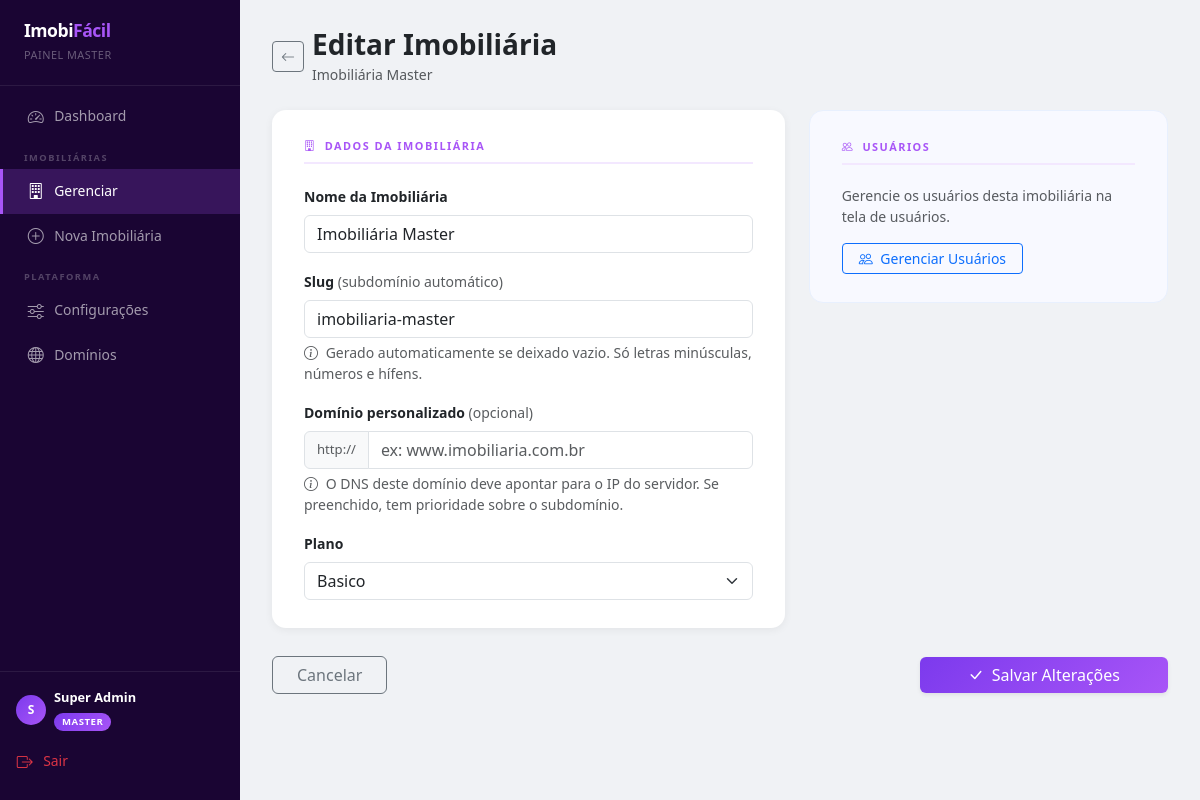
Screenshot of /superadmin/imobiliarias/1/editar (signed in) with the database file from the repository.
### app/models.py (models this page shows, shortened)
class SuperAdmin(db.Model, UserMixin):
    __tablename__ = 'superadmins'
    id         = db.Column(db.Integer, primary_key=True)
    nome       = db.Column(db.String(100), nullable=False)
    email      = db.Column(db.String(120), unique=True, nullable=False)
    senha_hash = db.Column(db.String(256))
    criado_em  = db.Column(db.DateTime, default=datetime.utcnow)
    @property
    def is_superadmin(self):
        return True

class Imobiliaria(db.Model):
    __tablename__ = 'imobiliarias'
    id         = db.Column(db.Integer, primary_key=True)
    nome       = db.Column(db.String(100), nullable=False)
    dominio    = db.Column(db.String(100), unique=True, nullable=False)
    api_token  = db.Column(db.String(100), unique=True, nullable=False)
    ativo                 = db.Column(db.Boolean, default=True)
    plano                 = db.Column(db.String(30),  default='basico')
    criado_em             = db.Column(db.DateTime,    default=datetime.utcnow)
    slug                  = db.Column(db.String(80),  unique=True)   # ex: "imob-master" → imob-master.imobifacil.com
    dominio_personalizado = db.Column(db.String(255))                # ex: "www.imobiliaria.com.br"
    tema_ativo     = db.Column(db.String(50),  default='clean')
    logo_url       = db.Column(db.String(255))
    whatsapp       = db.Column(db.String(20))
    layout_banner  = db.Column(db.String(20),  default='fullscreen')
    layout_busca   = db.Column(db.String(20),  default='abaixo')
    layout_grid    = db.Column(db.String(5),   default='3')
    layout_logo    = db.Column(db.String(20),  default='esquerda')
    email_contato      = db.Column(db.String(120))   # recebe leads/mensagens
    email_exibicao     = db.Column(db.String(120))   # exibido no site
    telefone           = db.Column(db.String(30))    # telefone fixo no rodapé
    slogan             = db.Column(db.String(200))   # texto do rodapé/hero
    ordenacao_imoveis  = db.Column(db.String(20),  default='recentes')  # recentes|destaque|preco_asc|preco_desc
    imoveis_por_pagina = db.Column(db.Integer,     default=9)
    usuarios     = db.relationship('Usuario',    backref='imobiliaria', lazy=True)
    imoveis      = db.relationship('Imovel',     backref='imobiliaria', lazy=True)
    tipos_imovel = db.relationship('TipoImovel', backref='imobiliaria', lazy=True)
    leads        = db.relationship('Lead',       backref='imobiliaria', lazy=True)
    banners      = db.relationship('BannerSite', backref='imobiliaria', lazy=True,
                                   order_by='BannerSite.ordem')
    paginas      = db.relationship('PaginaSite', backref='imobiliaria', lazy=True,
                                   order_by='PaginaSite.ordem')
    menu_links   = db.relationship('MenuLink',   backref='imobiliaria', lazy=True,
                                   order_by='MenuLink.ordem')
    pessoas      = db.relationship('Pessoa',     backref='imobiliaria', lazy=True)

### app/superadmin/routes.py (the view, shortened to what this page needs)
@superadmin_bp.route('/imobiliarias/<int:id>/editar', methods=['GET', 'POST'])
@superadmin_required
def editar_imobiliaria(id):
    imob = Imobiliaria.query.get_or_404(id)
    return render_template('superadmin/form_imobiliaria.html',
                           planos=PLANOS, form=imob, imob=imob, editando=True,
                           base_domain=current_app.config.get('BASE_DOMAIN',''))

### app/__init__.py (called while the page is built)
def _resolver_imobiliaria(host, app):
    from .models import Imobiliaria
    base = app.config.get('BASE_DOMAIN', '').strip().lower()
    host_sem_www = host[4:] if host.startswith('www.') else host
    imob = (
        Imobiliaria.query.filter(
            Imobiliaria.dominio_personalizado.in_([host, host_sem_www]),
            Imobiliaria.ativo == True          # noqa: E712
        ).first()
    )
    if imob:
        return imob
    if base and host.endswith(f'.{base}'):
        slug = host[:-(len(base) + 1)]
        if slug and slug != 'www':
            imob = Imobiliaria.query.filter_by(slug=slug, ativo=True).first()
            if imob:
                return imob
    imob = Imobiliaria.query.filter_by(dominio=host, ativo=True).first()
    return imob

@login_manager.user_loader
def load_user(user_id):
    user_id = str(user_id)
    if user_id.startswith('sa:'):
        from .models import SuperAdmin
        return SuperAdmin.query.get(int(user_id[3:]))
    from .models import Usuario
    return Usuario.query.get(int(user_id))

### app/superadmin/routes.py (called while the page is built)
def superadmin_required(f):
    @wraps(f)
    def decorated(*args, **kwargs):
        if not current_user.is_authenticated or not getattr(current_user, 'is_superadmin', False):
            return redirect(url_for('superadmin.login'))
        return f(*args, **kwargs)
    return decorated

### app/templates/superadmin/form_imobiliaria.html (shortened to what this page needs)
{% extends 'superadmin/base.html' %}
{% block content %}
<div class="d-flex align-items-center gap-2 mb-4">
    <a href="{{ url_for('superadmin.dashboard') }}" class="btn btn-outline-secondary btn-sm">
        <i class="bi bi-arrow-left"></i>
    </a>
    <div>
        <h2 class="h3 fw-bold mb-0">{{ 'Editar Imobiliária' if editando else 'Nova Imobiliária' }}</h2>
        <small class="text-muted">{{ imob.nome if editando else 'Preencha os dados para criar uma nova conta' }}</small>
    </div>
</div>
<form method="POST">
<div class="row g-4">
    <div class="col-lg-7">
        <div class="form-card">
            <div class="section-label"><i class="bi bi-building me-1"></i> Dados da Imobiliária</div>
            <div class="row g-3">
                <div class="col-12">
                    <label class="form-label fw-bold small">Nome da Imobiliária</label>
                    <input type="text" name="nome" class="form-control"
                           placeholder="ex: Imobiliária Exemplo"
                           value="{{ form.nome if form.nome is string else (form.get('nome','') if form.get is defined else '') }}"
                           required>
                </div>
                <div class="col-12">
                    <label class="form-label fw-bold small">
                        Slug <span class="text-muted fw-normal">(subdomínio automático)</span>
                    </label>
                    <div class="input-group">
                        <input type="text" name="slug" id="slug" class="form-control"
                               placeholder="ex: imobiliaria-master"
                               value="{{ form.slug if form.slug is string else (form.get('slug','') if form.get is defined else '') }}"
                               pattern="[a-z0-9-]+" title="Apenas letras minúsculas, números e hífens">
                    </div>
                    <div class="text-muted small mt-1">
                        <i class="bi bi-info-circle me-1"></i>
                        Gerado automaticamente se deixado vazio. Só letras minúsculas, números e hífens.
                    </div>
                </div>
                <div class="col-12">
                    <label class="form-label fw-bold small">
                        Domínio personalizado <span class="text-muted fw-normal">(opcional)</span>
                    </label>
                    <div class="input-group">
                        <span class="input-group-text bg-light text-muted" style="font-size:.82rem;">http://</span>
                        <input type="text" name="dominio_personalizado" class="form-control"
                               placeholder="ex: www.imobiliaria.com.br"
                               value="{{ form.dominio_personalizado if form.dominio_personalizado is string else (form.get('dominio_personalizado','') if form.get is defined else '') }}">
                    </div>
                    <div class="text-muted small mt-1">
                        <i class="bi bi-info-circle me-1"></i>
                        O DNS deste domínio deve apontar para o IP do servidor.
                        Se preenchido, tem prioridade sobre o subdomínio.
                    </div>
                </div>
                <div class="col-12">
                    <label class="form-label fw-bold small">Plano</label>
                    <select name="plano" class="form-select">
                        {% for p in planos %}
                        <option value="{{ p }}"
                            {% if form.plano == p or (form.get is defined and form.get('plano') == p) %}selected{% endif %}>
                            {{ p | capitalize }}
                        </option>
                        {% endfor %}
                    </select>
                </div>
            </div>
        </div>
    </div>
    {% if not editando %}
    <div class="col-lg-5">
        <div class="form-card">
            <div class="section-label"><i class="bi bi-person-fill me-1"></i> Administrador Inicial</div>
            <div class="row g-3">
                <div class="col-12">
                    <label class="form-label fw-bold small">Nome</label>
                    <input type="text" name="adm_nome" class="form-control"
                           placeholder="Nome completo"
                           value="{{ form.get('adm_nome','') if form.get is defined else '' }}"
                           required>
                </div>
                <div class="col-12">
                    <label class="form-label fw-bold small">E-mail</label>
                    <input type="email" name="adm_email" class="form-control"
                           placeholder="admin@imobiliaria.com.br"
                           value="{{ form.get('adm_email','') if form.get is defined else '' }}"
                           required>
                </div>
                <div class="col-12">
                    <label class="form-label fw-bold small">Senha <span class="text-muted fw-normal">(mín. 6 caracteres)</span></label>
                    <input type="password" name="adm_senha" class="form-control"
                           placeholder="••••••••" minlength="6" required>
                </div>
            </div>
        </div>
    </div>
    {% else %}
    <div class="col-lg-5">
        <div class="form-card" style="background:#f8f9ff;box-shadow:none;border:1px solid #e8f0fe;">
            <div class="section-label"><i class="bi bi-people me-1"></i> Usuários</div>
            <p class="text-muted small mb-3">
                Gerencie os usuários desta imobiliária na tela de usuários.
            </p>
            <a href="{{ url_for('superadmin.usuarios_imobiliaria', id=imob.id) }}"
               class="btn btn-outline-primary btn-sm px-3">
                <i class="bi bi-people me-1"></i> Gerenciar Usuários
            </a>
        </div>
    </div>
    {% endif %}
</div>
<div class="d-flex justify-content-between align-items-center mt-2">
    <a href="{{ url_for('superadmin.dashboard') }}" class="btn btn-outline-secondary px-4">Cancelar</a>
    <button type="submit" class="btn btn-primary px-5 shadow-sm"
            style="background:linear-gradient(135deg,#7c3aed,#a855f7);border:none;">
        <i class="bi bi-check-lg me-1"></i> {{ 'Salvar Alterações' if editando else 'Criar Imobiliária' }}
    </button>
</div>
</form>
{% endblock %}

### app/templates/superadmin/base.html (shortened to what this page needs)
<!DOCTYPE html>
<html lang="pt-br">
<head>
    <link href="https://cdn.jsdelivr.net/npm/bootstrap@5.3.0/dist/css/bootstrap.min.css" rel="stylesheet">
    <link rel="stylesheet" href="https://cdn.jsdelivr.net/npm/bootstrap-icons@1.11.0/font/bootstrap-icons.css">
</head>
<body>
<nav id="sidebar">
    <div class="brand">
        <h4>Imobi<span style="color:#a855f7;">Fácil</span></h4>
        <small>Painel Master</small>
    </div>
    <div class="mt-2 flex-grow-1">
        <a href="{{ url_for('superadmin.dashboard') }}"
           class="nav-link-side {% if request.endpoint == 'superadmin.dashboard' %}active{% endif %}">
            <i class="bi bi-speedometer2"></i> Dashboard
        </a>
        <div class="nav-group-label">Imobiliárias</div>
        <a href="{{ url_for('superadmin.dashboard') }}"
           class="nav-link-side {% if request.endpoint in ['superadmin.dashboard','superadmin.nova_imobiliaria','superadmin.editar_imobiliaria'] %}active{% endif %}">
            <i class="bi bi-building"></i> Gerenciar
        </a>
        <a href="{{ url_for('superadmin.nova_imobiliaria') }}"
           class="nav-link-side {% if request.endpoint == 'superadmin.nova_imobiliaria' %}active{% endif %}">
            <i class="bi bi-plus-circle"></i> Nova Imobiliária
        </a>
        <div class="nav-group-label">Plataforma</div>
        <a href="{{ url_for('superadmin.configuracoes_plataforma') }}"
           class="nav-link-side {% if request.endpoint in ['superadmin.configuracoes_plataforma','superadmin.testar_smtp'] %}active{% endif %}">
            <i class="bi bi-sliders"></i> Configurações
        </a>
        <a href="{{ url_for('superadmin.dashboard') }}#dominios"
           class="nav-link-side {% if request.endpoint == 'superadmin.dominios_imobiliaria' %}active{% endif %}">
            <i class="bi bi-globe"></i> Domínios
        </a>
    </div>
    <div class="border-top p-3" style="border-color: rgba(255,255,255,.08) !important;">
        {% if current_user.is_authenticated %}
        <div class="d-flex align-items-center gap-2 mb-2">
            <div class="rounded-circle d-flex align-items-center justify-content-center text-white fw-bold"
                 style="width:30px;height:30px;font-size:.75rem;flex-shrink:0;background:linear-gradient(135deg,#7c3aed,#a855f7);">
                {{ current_user.nome[0].upper() }}
            </div>
            <div style="overflow:hidden;">
                <div class="text-white fw-bold" style="font-size:.8rem;white-space:nowrap;overflow:hidden;text-overflow:ellipsis;">
                    {{ current_user.nome }}
                </div>
                <span class="badge-master">Master</span>
            </div>
        </div>
        {% endif %}
        <a href="{{ url_for('superadmin.logout') }}" class="nav-link-side text-danger ps-0" style="border:none;">
            <i class="bi bi-box-arrow-right"></i> Sair
        </a>
    </div>
</nav>
<main id="main-content">
    {% block content %}{% endblock %}
</main>
</body>
</html>

### app/templates/superadmin/base.html (style rules this page uses)
*, *::before, *::after { box-sizing: border-box; }
body { display: flex; min-height: 100vh; background: #f0f2f5; margin: 0; font-family: 'Segoe UI', system-ui, sans-serif; }
#sidebar { width: 240px; background: #1a0533; color: #fff; flex-shrink: 0; display: flex; flex-direction: column; position: sticky; top: 0; height: 100vh; overflow-y: auto; }
#sidebar .brand { padding: 1.25rem 1.5rem; border-bottom: 1px solid rgba(255,255,255,.08); }
#sidebar .brand h4 { margin: 0; font-weight: 800; letter-spacing: -.5px; font-size: 1.1rem; }
#sidebar .brand small { color: rgba(255,255,255,.35); font-size: .68rem; letter-spacing: .5px; text-transform: uppercase; }
.nav-group-label { padding: .75rem 1.5rem .25rem; font-size: .58rem; font-weight: 700; letter-spacing: 1.5px; text-transform: uppercase; color: rgba(255,255,255,.25); }
.nav-link-side { display: flex; align-items: center; gap: .6rem; padding: .65rem 1.5rem; color: rgba(255,255,255,.6); text-decoration: none; font-size: .87rem; transition: background .15s, color .15s, border-left .15s; border-left: 3px solid transparent; }
.nav-link-side i { font-size: 1rem; width: 1.1rem; text-align: center; }
.nav-link-side.active { background: rgba(168, 85, 247, .2); color: #fff; border-left-color: #a855f7; }
#main-content { flex: 1; padding: 1.75rem 2rem; overflow-y: auto; }
.badge-master { background: linear-gradient(135deg, #7c3aed, #a855f7); color: #fff; font-size: .6rem; padding: .15rem .5rem; border-radius: 20px; font-weight: 700; letter-spacing: .5px; text-transform: uppercase; }

### app/templates/superadmin/form_imobiliaria.html (style rules this page uses)
.form-card { background: #fff; border-radius: 14px; box-shadow: 0 2px 8px rgba(0,0,0,.06); padding: 1.75rem 2rem; margin-bottom: 1.25rem; }
.section-label { font-size: .68rem; font-weight: 700; text-transform: uppercase; letter-spacing: 1.5px; color: #a855f7; border-bottom: 2px solid #f3e8ff; padding-bottom: .5rem; margin-bottom: 1.25rem; }

### rows the page displays
SuperAdmin: nome "S", nome "Super Admin"
Imobiliaria: nome "Imobiliária Master", slug "imobiliaria-master", plano "Basico"

### other values shown
{{ 'Editar Imobiliária' if editando else 'Nova Imobiliária' }} "Editar Imobiliária"
{{ 'Salvar Alterações' if editando else 'Criar Imobiliária' }} "Salvar Alterações"
